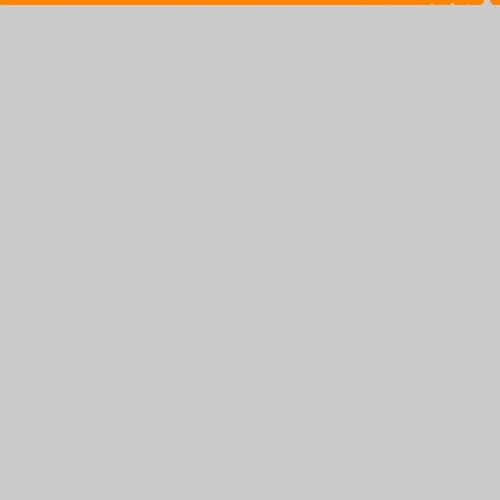
Frame 1 (no input)
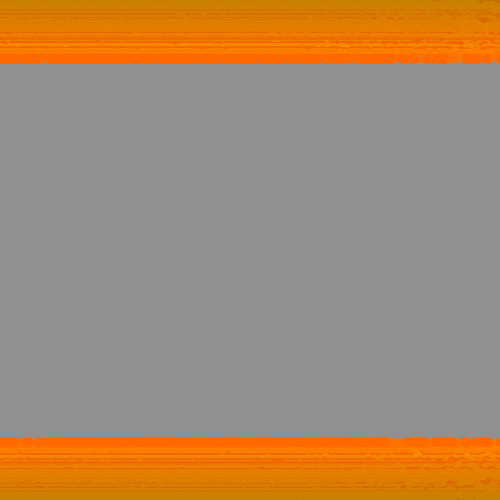
Frame 60 (the mouse pressed at the canvas centre just before this capture)
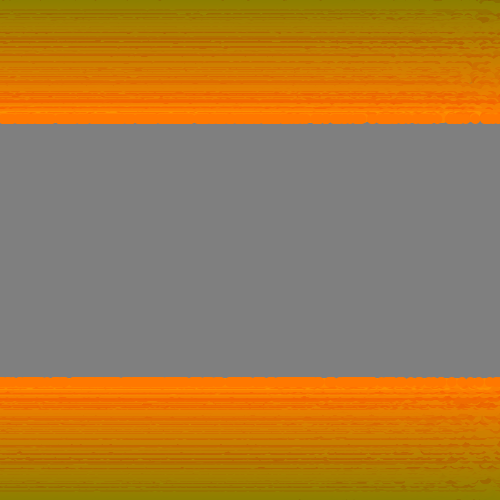
Frame 120 (the mouse held since frame 60 and released just before this capture)

The Processing sketch that drew these frames (run headless with seeded random() and noise(); from frame 60 on, the mouse is pressed at the canvas centre):

// Processing sketch: processing_40356
// ── processing_40356.pde

Life a;

void setup() {
  size(500, 500);
  smooth();
  noStroke();

  a = new Life();
  a.s = 10;
  a.x =width/2;
  a.y =0;
  a.v = 10;
}

void draw() {
  a.c=color(255, random(100, 150), 0);
  fill(64, 1);
  rect(0, 0, width, height);
  a.start();
  a.follow();
  a.follow2();
}

class Life {
  float x, y;
  float x2, y2;
  int s;
  color c;
  int v;

  void start() {
    for (int i=0; i<1; i++) {
      for (x=0; x<300; x+=1) {
        fill(c);
        ellipse(x+random(-250, 250), y, s, s);
      }
      for (x2=0; x2<300; x2+=1) {
        fill(c);
        ellipse(x2+random(-250, 250), y2, s, s);
      }
    }
  }
  void follow() {
    y +=1;
    if (y>500) {
      y=0;
    }
  }
      void follow2() {
    y2 -=1;
    if (y2<0) {
      y2=500;
    }
  }
}
